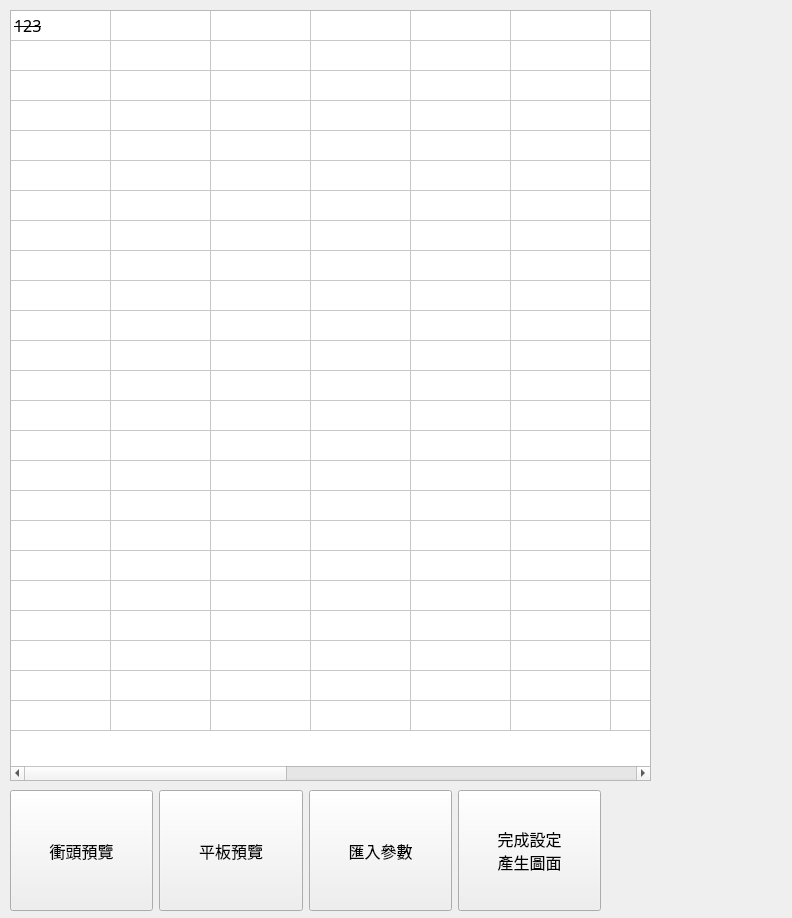
<?xml version="1.0" encoding="UTF-8"?>
<ui version="4.0">
 <class>Form</class>
 <widget class="QWidget" name="Form">
  <property name="geometry">
   <rect>
    <x>0</x>
    <y>0</y>
    <width>792</width>
    <height>918</height>
   </rect>
  </property>
  <property name="windowTitle">
   <string>Form</string>
  </property>
  <widget class="QTableWidget" name="window_main_table">
   <property name="enabled">
    <bool>true</bool>
   </property>
   <property name="geometry">
    <rect>
     <x>10</x>
     <y>10</y>
     <width>641</width>
     <height>771</height>
    </rect>
   </property>
   <property name="font">
    <font>
     <family>微軟正黑體</family>
     <pointsize>12</pointsize>
    </font>
   </property>
   <property name="editTriggers">
    <set>QAbstractItemView::AnyKeyPressed|QAbstractItemView::CurrentChanged|QAbstractItemView::EditKeyPressed</set>
   </property>
   <property name="tabKeyNavigation">
    <bool>true</bool>
   </property>
   <property name="rowCount">
    <number>24</number>
   </property>
   <property name="columnCount">
    <number>14</number>
   </property>
   <attribute name="horizontalHeaderVisible">
    <bool>false</bool>
   </attribute>
   <attribute name="verticalHeaderVisible">
    <bool>false</bool>
   </attribute>
   <attribute name="verticalHeaderHighlightSections">
    <bool>true</bool>
   </attribute>
   <row/>
   <row/>
   <row/>
   <row/>
   <row/>
   <row/>
   <row/>
   <row/>
   <row/>
   <row/>
   <row/>
   <row/>
   <row/>
   <row/>
   <row/>
   <row/>
   <row/>
   <row/>
   <row/>
   <row/>
   <row/>
   <row/>
   <row/>
   <row/>
   <column/>
   <column/>
   <column/>
   <column/>
   <column/>
   <column/>
   <column/>
   <column/>
   <column/>
   <column/>
   <column/>
   <column/>
   <column/>
   <column/>
   <item row="0" column="0">
    <property name="text">
     <string>123</string>
    </property>
    <property name="font">
     <font>
      <strikeout>true</strikeout>
      <kerning>true</kerning>
     </font>
    </property>
   </item>
  </widget>
  <widget class="QWidget" name="layoutWidget">
   <property name="geometry">
    <rect>
     <x>10</x>
     <y>790</y>
     <width>591</width>
     <height>121</height>
    </rect>
   </property>
   <layout class="QHBoxLayout" name="horizontalLayout">
    <item>
     <widget class="QPushButton" name="press_preview">
      <property name="sizePolicy">
       <sizepolicy hsizetype="Minimum" vsizetype="Preferred">
        <horstretch>0</horstretch>
        <verstretch>51</verstretch>
       </sizepolicy>
      </property>
      <property name="font">
       <font>
        <family>微軟正黑體</family>
        <pointsize>12</pointsize>
       </font>
      </property>
      <property name="text">
       <string>衝頭預覽</string>
      </property>
     </widget>
    </item>
    <item>
     <widget class="QPushButton" name="plate_preview">
      <property name="sizePolicy">
       <sizepolicy hsizetype="Minimum" vsizetype="Preferred">
        <horstretch>0</horstretch>
        <verstretch>0</verstretch>
       </sizepolicy>
      </property>
      <property name="font">
       <font>
        <family>微軟正黑體</family>
        <pointsize>12</pointsize>
       </font>
      </property>
      <property name="text">
       <string>平板預覽</string>
      </property>
     </widget>
    </item>
    <item>
     <widget class="QPushButton" name="input">
      <property name="sizePolicy">
       <sizepolicy hsizetype="Minimum" vsizetype="Preferred">
        <horstretch>0</horstretch>
        <verstretch>0</verstretch>
       </sizepolicy>
      </property>
      <property name="font">
       <font>
        <family>微軟正黑體</family>
        <pointsize>12</pointsize>
       </font>
      </property>
      <property name="text">
       <string>匯入參數</string>
      </property>
     </widget>
    </item>
    <item>
     <widget class="QPushButton" name="start">
      <property name="sizePolicy">
       <sizepolicy hsizetype="Minimum" vsizetype="Preferred">
        <horstretch>0</horstretch>
        <verstretch>0</verstretch>
       </sizepolicy>
      </property>
      <property name="font">
       <font>
        <family>微軟正黑體</family>
        <pointsize>12</pointsize>
       </font>
      </property>
      <property name="text">
       <string>完成設定
產生圖面</string>
      </property>
     </widget>
    </item>
   </layout>
  </widget>
 </widget>
 <resources/>
 <connections/>
</ui>
